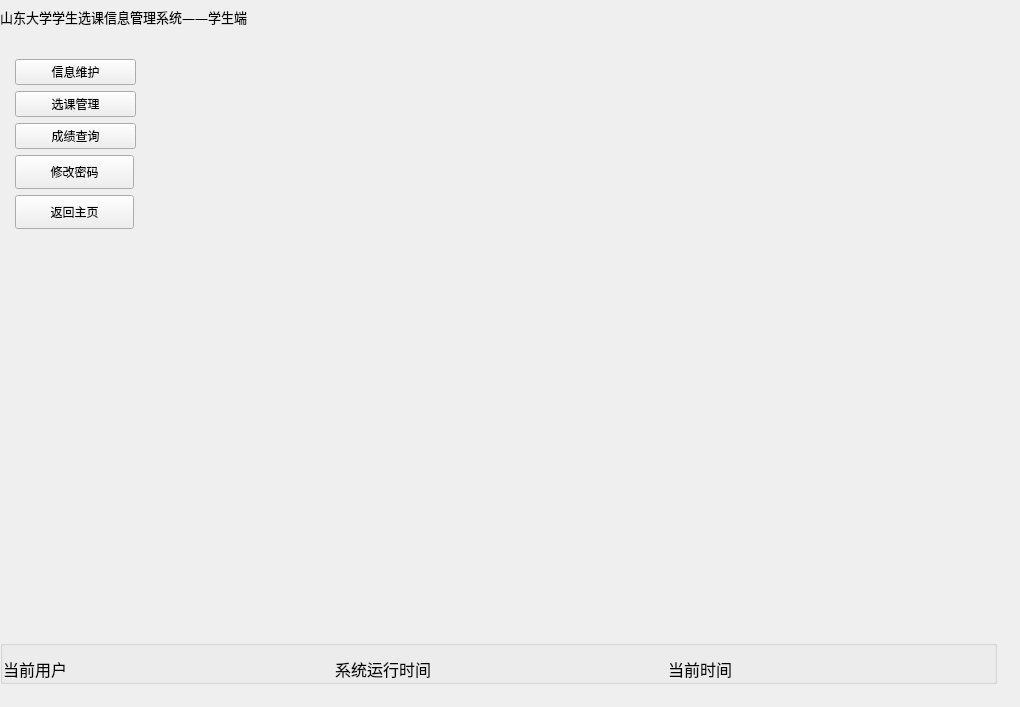
<?xml version="1.0" encoding="UTF-8"?>
<ui version="4.0">
 <class>studentWidget</class>
 <widget class="QWidget" name="studentWidget">
  <property name="geometry">
   <rect>
    <x>0</x>
    <y>0</y>
    <width>1020</width>
    <height>707</height>
   </rect>
  </property>
  <property name="sizePolicy">
   <sizepolicy hsizetype="Expanding" vsizetype="Expanding">
    <horstretch>0</horstretch>
    <verstretch>0</verstretch>
   </sizepolicy>
  </property>
  <property name="minimumSize">
   <size>
    <width>1019</width>
    <height>706</height>
   </size>
  </property>
  <property name="maximumSize">
   <size>
    <width>1020</width>
    <height>707</height>
   </size>
  </property>
  <property name="acceptDrops">
   <bool>false</bool>
  </property>
  <property name="windowTitle">
   <string>学生选课信息管理系统</string>
  </property>
  <property name="autoFillBackground">
   <bool>true</bool>
  </property>
  <widget class="QWidget" name="layoutWidget">
   <property name="geometry">
    <rect>
     <x>0</x>
     <y>0</y>
     <width>997</width>
     <height>684</height>
    </rect>
   </property>
   <layout class="QVBoxLayout" name="verticalLayout_3">
    <item>
     <widget class="QWidget" name="widget_title" native="true">
      <property name="sizePolicy">
       <sizepolicy hsizetype="Preferred" vsizetype="Maximum">
        <horstretch>0</horstretch>
        <verstretch>0</verstretch>
       </sizepolicy>
      </property>
      <property name="minimumSize">
       <size>
        <width>100</width>
        <height>33</height>
       </size>
      </property>
      <property name="mouseTracking">
       <bool>false</bool>
      </property>
      <layout class="QHBoxLayout" name="horizontalLayout_2" stretch="0,0,0">
       <property name="spacing">
        <number>4</number>
       </property>
       <property name="sizeConstraint">
        <enum>QLayout::SetNoConstraint</enum>
       </property>
       <property name="leftMargin">
        <number>0</number>
       </property>
       <property name="topMargin">
        <number>0</number>
       </property>
       <property name="rightMargin">
        <number>0</number>
       </property>
       <property name="bottomMargin">
        <number>0</number>
       </property>
       <item>
        <widget class="QLabel" name="lab_Title">
         <property name="sizePolicy">
          <sizepolicy hsizetype="Expanding" vsizetype="Preferred">
           <horstretch>0</horstretch>
           <verstretch>0</verstretch>
          </sizepolicy>
         </property>
         <property name="font">
          <font>
           <family>微软雅黑</family>
           <pointsize>10</pointsize>
           <weight>50</weight>
           <italic>false</italic>
           <bold>false</bold>
          </font>
         </property>
         <property name="styleSheet">
          <string notr="true">font: 10pt &quot;微软雅黑&quot;;</string>
         </property>
         <property name="text">
          <string>山东大学学生选课信息管理系统——学生端</string>
         </property>
         <property name="alignment">
          <set>Qt::AlignLeading|Qt::AlignLeft|Qt::AlignVCenter</set>
         </property>
        </widget>
       </item>
       <item>
        <widget class="QLabel" name="lab_Ico">
         <property name="sizePolicy">
          <sizepolicy hsizetype="Minimum" vsizetype="Preferred">
           <horstretch>0</horstretch>
           <verstretch>0</verstretch>
          </sizepolicy>
         </property>
         <property name="minimumSize">
          <size>
           <width>30</width>
           <height>0</height>
          </size>
         </property>
         <property name="text">
          <string/>
         </property>
         <property name="alignment">
          <set>Qt::AlignCenter</set>
         </property>
        </widget>
       </item>
       <item>
        <widget class="QWidget" name="widget_menu" native="true">
         <property name="sizePolicy">
          <sizepolicy hsizetype="Minimum" vsizetype="Preferred">
           <horstretch>0</horstretch>
           <verstretch>0</verstretch>
          </sizepolicy>
         </property>
         <layout class="QHBoxLayout" name="horizontalLayout">
          <property name="spacing">
           <number>0</number>
          </property>
          <property name="leftMargin">
           <number>0</number>
          </property>
          <property name="topMargin">
           <number>0</number>
          </property>
          <property name="rightMargin">
           <number>0</number>
          </property>
          <property name="bottomMargin">
           <number>0</number>
          </property>
          <item>
           <widget class="QPushButton" name="btnMenu">
            <property name="sizePolicy">
             <sizepolicy hsizetype="Minimum" vsizetype="Expanding">
              <horstretch>0</horstretch>
              <verstretch>0</verstretch>
             </sizepolicy>
            </property>
            <property name="minimumSize">
             <size>
              <width>31</width>
              <height>0</height>
             </size>
            </property>
            <property name="cursor">
             <cursorShape>ArrowCursor</cursorShape>
            </property>
            <property name="focusPolicy">
             <enum>Qt::NoFocus</enum>
            </property>
            <property name="toolTip">
             <string>菜单</string>
            </property>
            <property name="text">
             <string/>
            </property>
            <property name="flat">
             <bool>true</bool>
            </property>
           </widget>
          </item>
          <item>
           <widget class="QPushButton" name="btnMenu_Min">
            <property name="sizePolicy">
             <sizepolicy hsizetype="Minimum" vsizetype="Expanding">
              <horstretch>0</horstretch>
              <verstretch>0</verstretch>
             </sizepolicy>
            </property>
            <property name="minimumSize">
             <size>
              <width>31</width>
              <height>0</height>
             </size>
            </property>
            <property name="cursor">
             <cursorShape>ArrowCursor</cursorShape>
            </property>
            <property name="focusPolicy">
             <enum>Qt::NoFocus</enum>
            </property>
            <property name="toolTip">
             <string>最小化</string>
            </property>
            <property name="text">
             <string/>
            </property>
            <property name="flat">
             <bool>true</bool>
            </property>
           </widget>
          </item>
          <item>
           <widget class="QPushButton" name="btnMenu_Max">
            <property name="sizePolicy">
             <sizepolicy hsizetype="Minimum" vsizetype="Expanding">
              <horstretch>0</horstretch>
              <verstretch>0</verstretch>
             </sizepolicy>
            </property>
            <property name="minimumSize">
             <size>
              <width>31</width>
              <height>0</height>
             </size>
            </property>
            <property name="cursor">
             <cursorShape>ArrowCursor</cursorShape>
            </property>
            <property name="focusPolicy">
             <enum>Qt::NoFocus</enum>
            </property>
            <property name="toolTip">
             <string>最大化</string>
            </property>
            <property name="text">
             <string/>
            </property>
            <property name="flat">
             <bool>true</bool>
            </property>
           </widget>
          </item>
          <item>
           <widget class="QPushButton" name="btnMenu_Close">
            <property name="sizePolicy">
             <sizepolicy hsizetype="Minimum" vsizetype="Expanding">
              <horstretch>0</horstretch>
              <verstretch>0</verstretch>
             </sizepolicy>
            </property>
            <property name="minimumSize">
             <size>
              <width>40</width>
              <height>0</height>
             </size>
            </property>
            <property name="cursor">
             <cursorShape>ArrowCursor</cursorShape>
            </property>
            <property name="focusPolicy">
             <enum>Qt::NoFocus</enum>
            </property>
            <property name="toolTip">
             <string>关闭</string>
            </property>
            <property name="text">
             <string/>
            </property>
            <property name="flat">
             <bool>true</bool>
            </property>
           </widget>
          </item>
         </layout>
        </widget>
       </item>
      </layout>
     </widget>
    </item>
    <item>
     <layout class="QHBoxLayout" name="horizontalLayout_4">
      <property name="leftMargin">
       <number>5</number>
      </property>
      <item>
       <widget class="QWidget" name="widget" native="true">
        <widget class="QWidget" name="widget_2" native="true">
         <property name="geometry">
          <rect>
           <x>10</x>
           <y>10</y>
           <width>131</width>
           <height>571</height>
          </rect>
         </property>
         <widget class="QWidget" name="verticalLayoutWidget">
          <property name="geometry">
           <rect>
            <x>0</x>
            <y>10</y>
            <width>121</width>
            <height>221</height>
           </rect>
          </property>
          <layout class="QVBoxLayout" name="verticalLayout_2">
           <item>
            <widget class="QPushButton" name="btnEidtMessage">
             <property name="text">
              <string>信息维护</string>
             </property>
            </widget>
           </item>
           <item>
            <widget class="QPushButton" name="btnManage">
             <property name="text">
              <string>选课管理</string>
             </property>
            </widget>
           </item>
           <item>
            <widget class="QPushButton" name="btnSelectGrage">
             <property name="text">
              <string>成绩查询</string>
             </property>
            </widget>
           </item>
           <item>
            <widget class="QWidget" name="widgetShowData" native="true">
             <widget class="QLabel" name="label">
              <property name="geometry">
               <rect>
                <x>140</x>
                <y>0</y>
                <width>811</width>
                <height>531</height>
               </rect>
              </property>
              <property name="text">
               <string>&lt;html&gt;&lt;head/&gt;&lt;body&gt;&lt;p&gt;&lt;img src=&quot;:/image/OIP-C.jpg&quot;/&gt;&lt;/p&gt;&lt;/body&gt;&lt;/html&gt;</string>
              </property>
             </widget>
             <widget class="QPushButton" name="btnSetPassword">
              <property name="geometry">
               <rect>
                <x>0</x>
                <y>0</y>
                <width>119</width>
                <height>34</height>
               </rect>
              </property>
              <property name="text">
               <string>修改密码</string>
              </property>
             </widget>
             <widget class="QPushButton" name="btnbackhome">
              <property name="geometry">
               <rect>
                <x>0</x>
                <y>40</y>
                <width>119</width>
                <height>34</height>
               </rect>
              </property>
              <property name="sizePolicy">
               <sizepolicy hsizetype="Maximum" vsizetype="Fixed">
                <horstretch>0</horstretch>
                <verstretch>0</verstretch>
               </sizepolicy>
              </property>
              <property name="cursor">
               <cursorShape>OpenHandCursor</cursorShape>
              </property>
              <property name="toolTip">
               <string>返回主页</string>
              </property>
              <property name="text">
               <string>返回主页</string>
              </property>
             </widget>
            </widget>
           </item>
          </layout>
         </widget>
        </widget>
        <widget class="QWidget" name="widget_3" native="true">
         <property name="geometry">
          <rect>
           <x>149</x>
           <y>9</y>
           <width>831</width>
           <height>581</height>
          </rect>
         </property>
         <widget class="QLabel" name="label_2">
          <property name="geometry">
           <rect>
            <x>0</x>
            <y>10</y>
            <width>841</width>
            <height>571</height>
           </rect>
          </property>
          <property name="text">
           <string>&lt;html&gt;&lt;head/&gt;&lt;body&gt;&lt;p&gt;&lt;img src=&quot;:/image/42fbb8fc-fba8-4583-ad90-78814560637f.jpg&quot;/&gt;&lt;/p&gt;&lt;/body&gt;&lt;/html&gt;</string>
          </property>
         </widget>
        </widget>
       </widget>
      </item>
     </layout>
    </item>
    <item>
     <widget class="QGroupBox" name="groupBox_Down">
      <property name="sizePolicy">
       <sizepolicy hsizetype="Preferred" vsizetype="Maximum">
        <horstretch>0</horstretch>
        <verstretch>0</verstretch>
       </sizepolicy>
      </property>
      <property name="title">
       <string/>
      </property>
      <layout class="QHBoxLayout" name="horizontalLayout_3">
       <property name="leftMargin">
        <number>0</number>
       </property>
       <property name="topMargin">
        <number>11</number>
       </property>
       <property name="rightMargin">
        <number>0</number>
       </property>
       <property name="bottomMargin">
        <number>0</number>
       </property>
       <item>
        <widget class="QLabel" name="label_CurrentUser">
         <property name="font">
          <font>
           <pointsize>12</pointsize>
           <weight>50</weight>
           <bold>false</bold>
          </font>
         </property>
         <property name="text">
          <string>当前用户</string>
         </property>
        </widget>
       </item>
       <item>
        <widget class="QLabel" name="label_SoftTime">
         <property name="font">
          <font>
           <family>SimSun-ExtB</family>
           <pointsize>12</pointsize>
          </font>
         </property>
         <property name="text">
          <string>系统运行时间</string>
         </property>
        </widget>
       </item>
       <item>
        <widget class="QLabel" name="label_CurrentTime">
         <property name="font">
          <font>
           <family>SimSun-ExtB</family>
           <pointsize>12</pointsize>
           <weight>50</weight>
           <bold>false</bold>
          </font>
         </property>
         <property name="text">
          <string>当前时间</string>
         </property>
        </widget>
       </item>
      </layout>
     </widget>
    </item>
   </layout>
  </widget>
  <widget class="QWidget" name="verticalWidget" native="true">
   <property name="geometry">
    <rect>
     <x>110</x>
     <y>70</y>
     <width>16</width>
     <height>16</height>
    </rect>
   </property>
   <property name="mouseTracking">
    <bool>true</bool>
   </property>
   <property name="acceptDrops">
    <bool>true</bool>
   </property>
   <layout class="QVBoxLayout" name="verticalLayout"/>
  </widget>
 </widget>
 <resources/>
 <connections/>
</ui>
